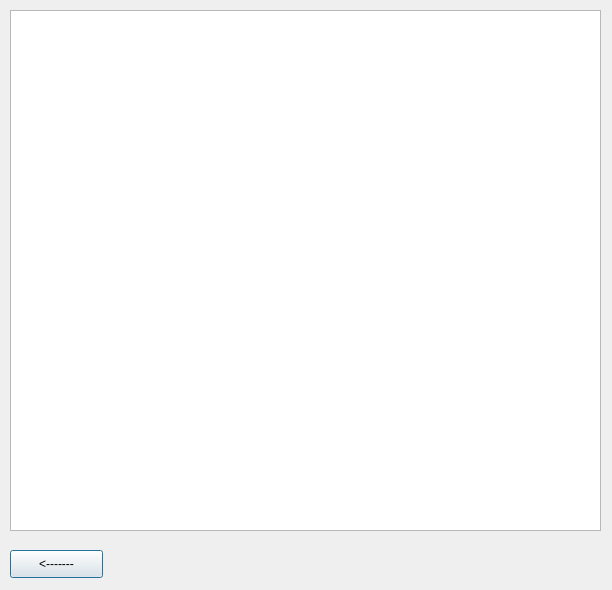
<?xml version="1.0" encoding="UTF-8"?>
<ui version="4.0">
 <class>vsezakazi</class>
 <widget class="QDialog" name="vsezakazi">
  <property name="geometry">
   <rect>
    <x>0</x>
    <y>0</y>
    <width>612</width>
    <height>590</height>
   </rect>
  </property>
  <property name="windowTitle">
   <string>Dialog</string>
  </property>
  <widget class="QTextBrowser" name="textBrowser">
   <property name="geometry">
    <rect>
     <x>10</x>
     <y>10</y>
     <width>591</width>
     <height>521</height>
    </rect>
   </property>
  </widget>
  <widget class="QPushButton" name="pushButton">
   <property name="geometry">
    <rect>
     <x>10</x>
     <y>550</y>
     <width>93</width>
     <height>28</height>
    </rect>
   </property>
   <property name="text">
    <string>&lt;-------</string>
   </property>
  </widget>
 </widget>
 <resources/>
 <connections/>
</ui>
